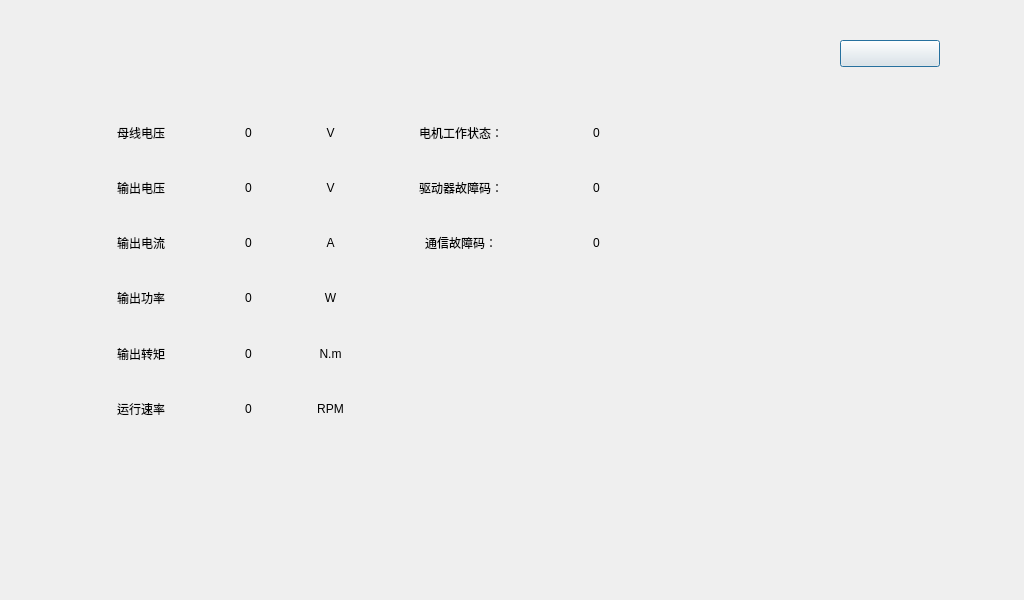
<?xml version="1.0" encoding="UTF-8"?>
<ui version="4.0">
 <class>ConverterStatus</class>
 <widget class="QDialog" name="ConverterStatus">
  <property name="geometry">
   <rect>
    <x>0</x>
    <y>0</y>
    <width>1024</width>
    <height>600</height>
   </rect>
  </property>
  <property name="windowTitle">
   <string>Dialog</string>
  </property>
  <widget class="QPushButton" name="pb_back">
   <property name="geometry">
    <rect>
     <x>840</x>
     <y>40</y>
     <width>100</width>
     <height>27</height>
    </rect>
   </property>
   <property name="text">
    <string/>
   </property>
  </widget>
  <widget class="QWidget" name="widget_2" native="true">
   <property name="geometry">
    <rect>
     <x>90</x>
     <y>110</y>
     <width>571</width>
     <height>321</height>
    </rect>
   </property>
   <layout class="QGridLayout" name="gridLayout">
    <property name="leftMargin">
     <number>0</number>
    </property>
    <property name="topMargin">
     <number>0</number>
    </property>
    <property name="rightMargin">
     <number>0</number>
    </property>
    <property name="bottomMargin">
     <number>0</number>
    </property>
    <property name="horizontalSpacing">
     <number>40</number>
    </property>
    <property name="verticalSpacing">
     <number>10</number>
    </property>
    <item row="7" column="0">
     <widget class="QWidget" name="widget_6" native="true">
      <layout class="QHBoxLayout" name="horizontalLayout_5" stretch="2,2,1">
       <property name="leftMargin">
        <number>0</number>
       </property>
       <property name="topMargin">
        <number>0</number>
       </property>
       <property name="rightMargin">
        <number>0</number>
       </property>
       <property name="bottomMargin">
        <number>0</number>
       </property>
       <item>
        <widget class="QLabel" name="label_13">
         <property name="text">
          <string>输出转矩</string>
         </property>
         <property name="alignment">
          <set>Qt::AlignCenter</set>
         </property>
        </widget>
       </item>
       <item>
        <widget class="QLabel" name="label_14">
         <property name="text">
          <string>0</string>
         </property>
         <property name="alignment">
          <set>Qt::AlignCenter</set>
         </property>
        </widget>
       </item>
       <item>
        <widget class="QLabel" name="label_15">
         <property name="text">
          <string>N.m</string>
         </property>
         <property name="alignment">
          <set>Qt::AlignCenter</set>
         </property>
        </widget>
       </item>
      </layout>
     </widget>
    </item>
    <item row="8" column="0">
     <widget class="QWidget" name="widget_7" native="true">
      <layout class="QHBoxLayout" name="horizontalLayout_6" stretch="2,2,1">
       <property name="leftMargin">
        <number>0</number>
       </property>
       <property name="topMargin">
        <number>0</number>
       </property>
       <property name="rightMargin">
        <number>0</number>
       </property>
       <property name="bottomMargin">
        <number>0</number>
       </property>
       <item>
        <widget class="QLabel" name="label_16">
         <property name="text">
          <string>运行速率</string>
         </property>
         <property name="alignment">
          <set>Qt::AlignCenter</set>
         </property>
        </widget>
       </item>
       <item>
        <widget class="QLabel" name="label_17">
         <property name="text">
          <string>0</string>
         </property>
         <property name="alignment">
          <set>Qt::AlignCenter</set>
         </property>
        </widget>
       </item>
       <item>
        <widget class="QLabel" name="label_18">
         <property name="text">
          <string>RPM</string>
         </property>
         <property name="alignment">
          <set>Qt::AlignCenter</set>
         </property>
        </widget>
       </item>
      </layout>
     </widget>
    </item>
    <item row="0" column="0">
     <widget class="QWidget" name="widget" native="true">
      <layout class="QHBoxLayout" name="horizontalLayout" stretch="2,2,1">
       <property name="leftMargin">
        <number>0</number>
       </property>
       <property name="topMargin">
        <number>0</number>
       </property>
       <property name="rightMargin">
        <number>0</number>
       </property>
       <property name="bottomMargin">
        <number>0</number>
       </property>
       <item>
        <widget class="QLabel" name="label">
         <property name="text">
          <string>母线电压</string>
         </property>
         <property name="alignment">
          <set>Qt::AlignCenter</set>
         </property>
        </widget>
       </item>
       <item>
        <widget class="QLabel" name="label_2">
         <property name="text">
          <string>0</string>
         </property>
         <property name="alignment">
          <set>Qt::AlignCenter</set>
         </property>
        </widget>
       </item>
       <item>
        <widget class="QLabel" name="label_3">
         <property name="text">
          <string>V</string>
         </property>
         <property name="alignment">
          <set>Qt::AlignCenter</set>
         </property>
        </widget>
       </item>
      </layout>
     </widget>
    </item>
    <item row="0" column="1">
     <widget class="QWidget" name="widget_8" native="true">
      <layout class="QHBoxLayout" name="horizontalLayout_7" stretch="2,2">
       <property name="leftMargin">
        <number>0</number>
       </property>
       <property name="topMargin">
        <number>0</number>
       </property>
       <property name="rightMargin">
        <number>0</number>
       </property>
       <property name="bottomMargin">
        <number>0</number>
       </property>
       <item>
        <widget class="QLabel" name="label_19">
         <property name="text">
          <string>电机工作状态：</string>
         </property>
         <property name="alignment">
          <set>Qt::AlignCenter</set>
         </property>
        </widget>
       </item>
       <item>
        <widget class="QLabel" name="label_20">
         <property name="text">
          <string>0</string>
         </property>
         <property name="alignment">
          <set>Qt::AlignCenter</set>
         </property>
        </widget>
       </item>
      </layout>
     </widget>
    </item>
    <item row="1" column="1">
     <widget class="QWidget" name="widget_9" native="true">
      <layout class="QHBoxLayout" name="horizontalLayout_8" stretch="2,2">
       <property name="leftMargin">
        <number>0</number>
       </property>
       <property name="topMargin">
        <number>0</number>
       </property>
       <property name="rightMargin">
        <number>0</number>
       </property>
       <property name="bottomMargin">
        <number>0</number>
       </property>
       <item>
        <widget class="QLabel" name="label_21">
         <property name="text">
          <string>驱动器故障码：</string>
         </property>
         <property name="alignment">
          <set>Qt::AlignCenter</set>
         </property>
        </widget>
       </item>
       <item>
        <widget class="QLabel" name="label_22">
         <property name="text">
          <string>0</string>
         </property>
         <property name="alignment">
          <set>Qt::AlignCenter</set>
         </property>
        </widget>
       </item>
      </layout>
     </widget>
    </item>
    <item row="2" column="1">
     <widget class="QWidget" name="widget_10" native="true">
      <layout class="QHBoxLayout" name="horizontalLayout_9" stretch="2,2">
       <property name="leftMargin">
        <number>0</number>
       </property>
       <property name="topMargin">
        <number>0</number>
       </property>
       <property name="rightMargin">
        <number>0</number>
       </property>
       <property name="bottomMargin">
        <number>0</number>
       </property>
       <item>
        <widget class="QLabel" name="label_23">
         <property name="text">
          <string>通信故障码：</string>
         </property>
         <property name="alignment">
          <set>Qt::AlignCenter</set>
         </property>
        </widget>
       </item>
       <item>
        <widget class="QLabel" name="label_24">
         <property name="text">
          <string>0</string>
         </property>
         <property name="alignment">
          <set>Qt::AlignCenter</set>
         </property>
        </widget>
       </item>
      </layout>
     </widget>
    </item>
    <item row="1" column="0">
     <widget class="QWidget" name="widget_3" native="true">
      <layout class="QHBoxLayout" name="horizontalLayout_2" stretch="2,2,1">
       <property name="leftMargin">
        <number>0</number>
       </property>
       <property name="topMargin">
        <number>0</number>
       </property>
       <property name="rightMargin">
        <number>0</number>
       </property>
       <property name="bottomMargin">
        <number>0</number>
       </property>
       <item>
        <widget class="QLabel" name="label_4">
         <property name="text">
          <string>输出电压</string>
         </property>
         <property name="alignment">
          <set>Qt::AlignCenter</set>
         </property>
        </widget>
       </item>
       <item>
        <widget class="QLabel" name="label_5">
         <property name="text">
          <string>0</string>
         </property>
         <property name="alignment">
          <set>Qt::AlignCenter</set>
         </property>
        </widget>
       </item>
       <item>
        <widget class="QLabel" name="label_6">
         <property name="text">
          <string>V</string>
         </property>
         <property name="alignment">
          <set>Qt::AlignCenter</set>
         </property>
        </widget>
       </item>
      </layout>
     </widget>
    </item>
    <item row="2" column="0">
     <widget class="QWidget" name="widget_4" native="true">
      <layout class="QHBoxLayout" name="horizontalLayout_3" stretch="2,2,1">
       <property name="leftMargin">
        <number>0</number>
       </property>
       <property name="topMargin">
        <number>0</number>
       </property>
       <property name="rightMargin">
        <number>0</number>
       </property>
       <property name="bottomMargin">
        <number>0</number>
       </property>
       <item>
        <widget class="QLabel" name="label_7">
         <property name="text">
          <string>输出电流</string>
         </property>
         <property name="alignment">
          <set>Qt::AlignCenter</set>
         </property>
        </widget>
       </item>
       <item>
        <widget class="QLabel" name="label_8">
         <property name="text">
          <string>0</string>
         </property>
         <property name="alignment">
          <set>Qt::AlignCenter</set>
         </property>
        </widget>
       </item>
       <item>
        <widget class="QLabel" name="label_9">
         <property name="text">
          <string>A</string>
         </property>
         <property name="alignment">
          <set>Qt::AlignCenter</set>
         </property>
        </widget>
       </item>
      </layout>
     </widget>
    </item>
    <item row="3" column="0">
     <widget class="QWidget" name="widget_5" native="true">
      <layout class="QHBoxLayout" name="horizontalLayout_4" stretch="2,2,1">
       <property name="leftMargin">
        <number>0</number>
       </property>
       <property name="topMargin">
        <number>0</number>
       </property>
       <property name="rightMargin">
        <number>0</number>
       </property>
       <property name="bottomMargin">
        <number>0</number>
       </property>
       <item>
        <widget class="QLabel" name="label_10">
         <property name="text">
          <string>输出功率</string>
         </property>
         <property name="alignment">
          <set>Qt::AlignCenter</set>
         </property>
        </widget>
       </item>
       <item>
        <widget class="QLabel" name="label_11">
         <property name="text">
          <string>0</string>
         </property>
         <property name="alignment">
          <set>Qt::AlignCenter</set>
         </property>
        </widget>
       </item>
       <item>
        <widget class="QLabel" name="label_12">
         <property name="text">
          <string>W</string>
         </property>
         <property name="alignment">
          <set>Qt::AlignCenter</set>
         </property>
        </widget>
       </item>
      </layout>
     </widget>
    </item>
   </layout>
  </widget>
 </widget>
 <resources/>
 <connections/>
</ui>
